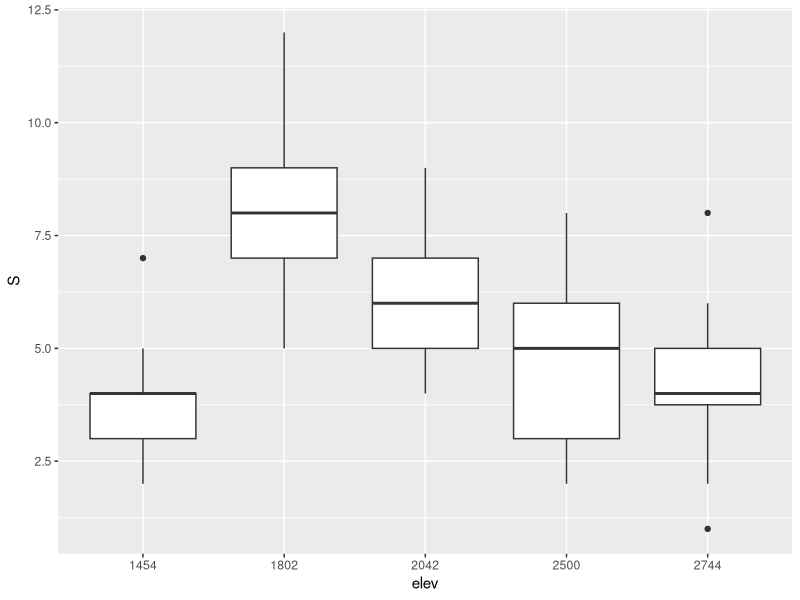
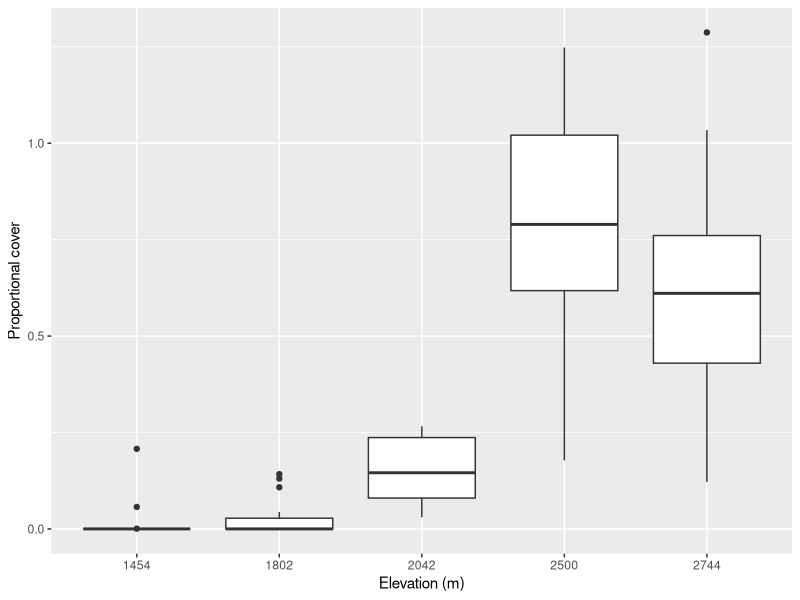
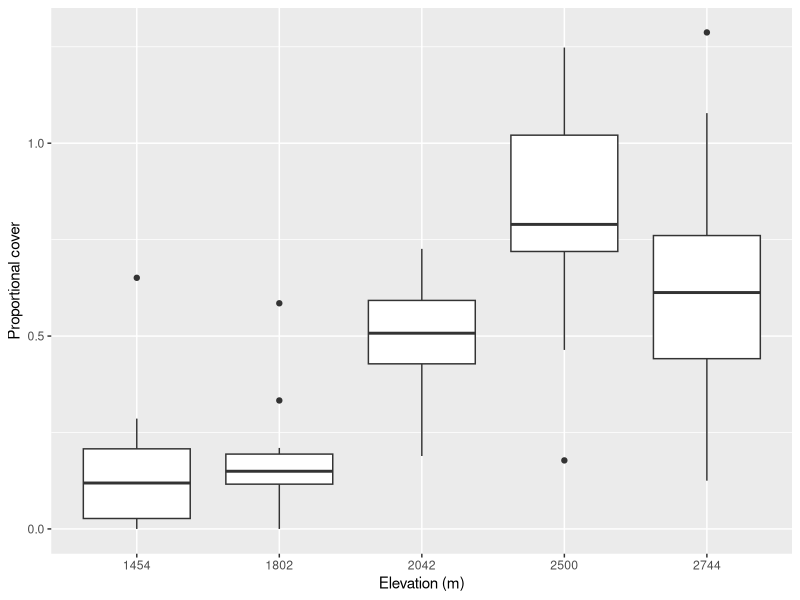
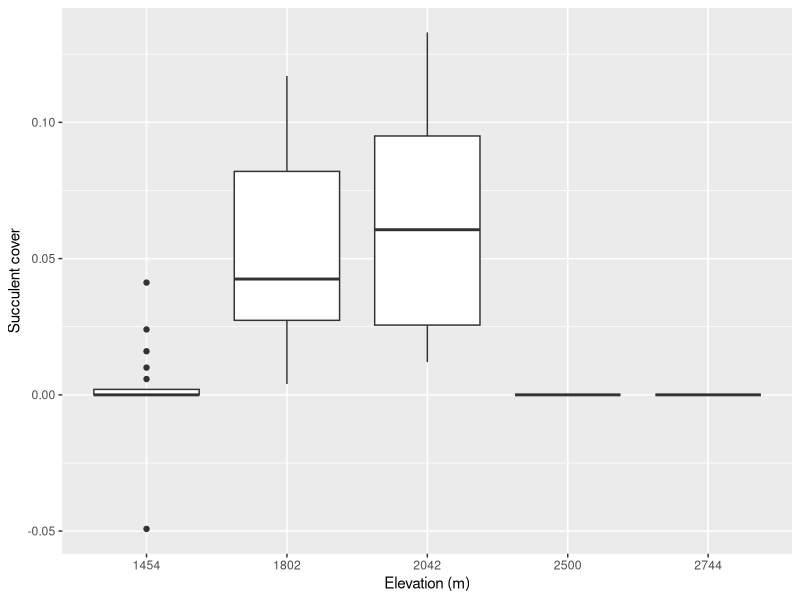
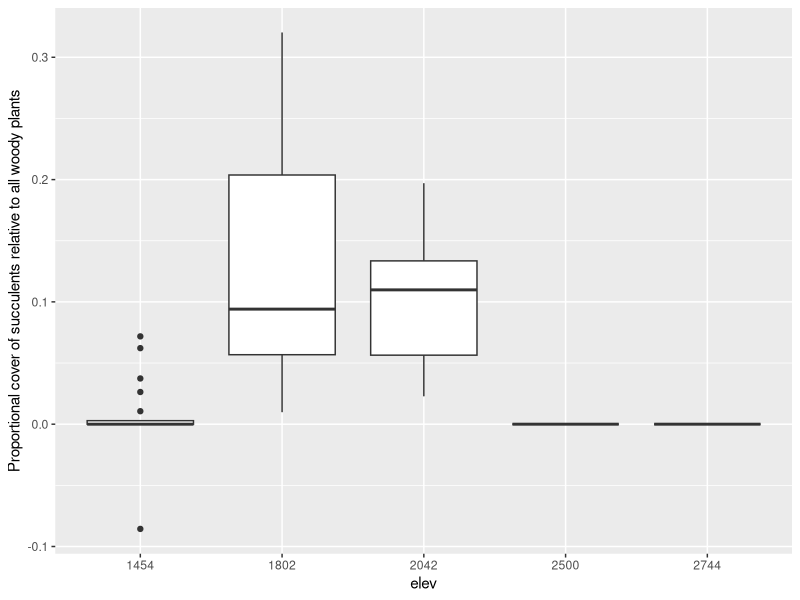
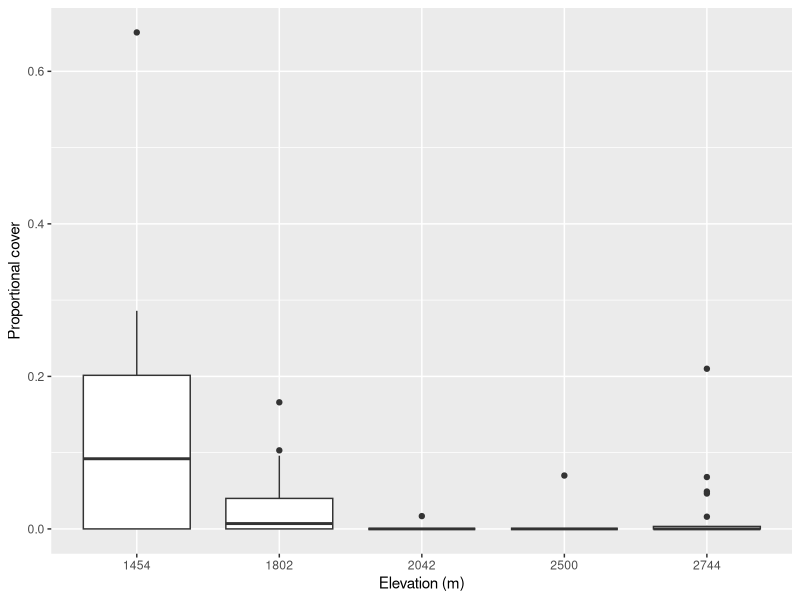
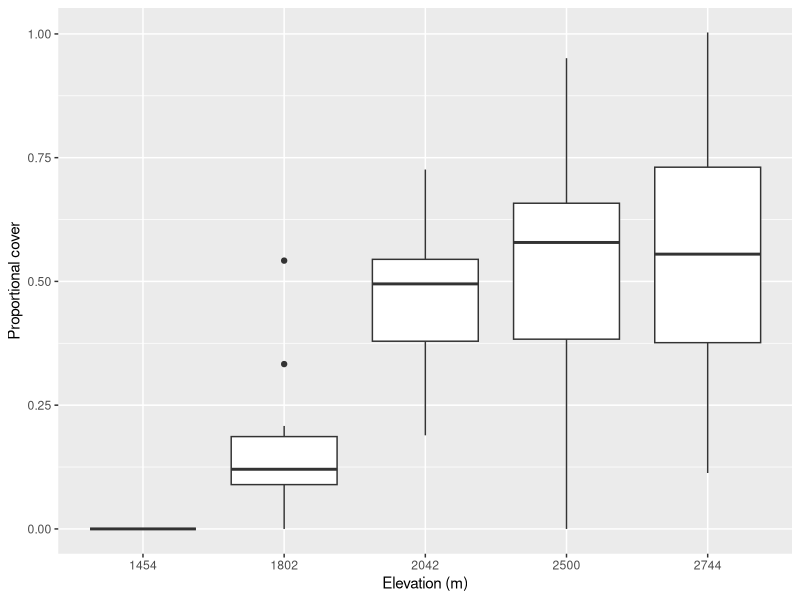
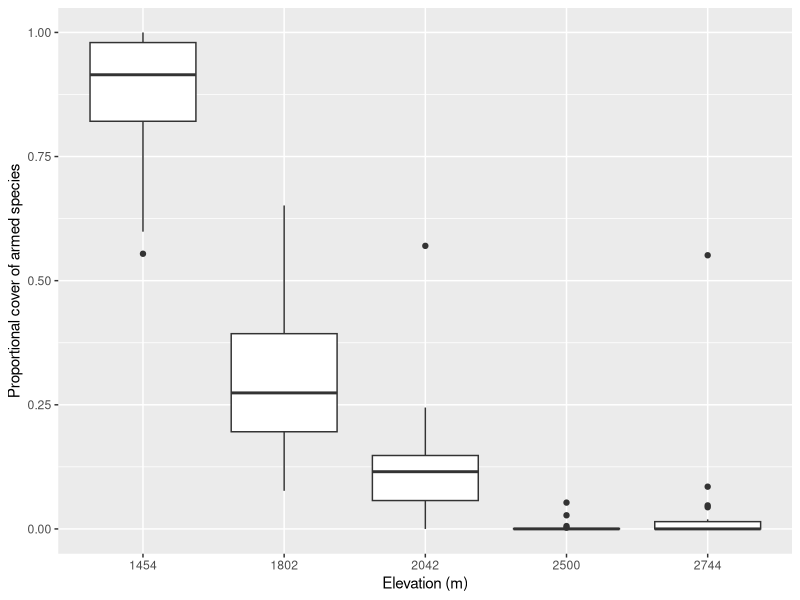

Reproduce these figures in R, in order.
# 2024-11-01 Code for summarizing and analyzing woody plant community data
# collected by BIOL 3404 class in the Sacramento Mountains of New Mexico on
# September 28 and 29, 2024.

# edited 2026-10-14 and added 2026 data (Collected October 3-4th 2026).

library(dplyr)
library(ggplot2)
library(stringr)
library(readr)

## Read transects
transects_2024 <- read_csv("./data/sacramentos/transects_2024.csv")
transects_2026 <- read_csv("./data/sacramentos/transects_2026.csv")
transects_2024$year <- 2024
transects_2026$year <- 2026
transects_2024$transect <- as.character(transects_2024$transect)
transects_2026$transect <- as.character(transects_2026$transect)

transects <- bind_rows(transects_2024, transects_2026)

# create unique transect ids (within sites) by concatenating `group` to
# original transect number
transects$transect <- paste(transects$group, transects$transect, sep="")

## Create  `unique.transect` column into globally unique ids. This is necessary for later
## expand.grid and gives us a single column that uniquely identifies a
## transect. If we did not do this, we would need two columns, "site" and
## "transect" to identify a given transect. Also calculate the distance each
## plant covers for every entry

transects <- transects %>% mutate(site_transect = paste(site, transect, sep="."),
                                  dist = stop-start)

## distances should all be positive.
any(transects$dist <0)
transects[which(transects$dist <0),]

## DWS: In 2026, several groups have start values larger than stop values. We
## should check those as they could be mistyped data entry errors. For now,
## I'll assume that they simply switched the values and I'll take absolute
## value for now:

## Now just get the cover by species. We don't need the raw start/stop points.
## Note that each transect was 50 m long, so the proportional cover of any
## group (species, family, growth form, etc) is just the sum of the distances
## in that transect divided by 50. We can summarize by species now and then sum
## across other categories later.
cover <- group_by(transects, site_transect, spcode) %>% summarize(cover = sum(dist)/50)


## This data is not complete because there are missing implied zeros!
## Correctly, every species in the whole data set should have a value for every
## transect. If a species did not occur there, it should be zero cover but
## inthe current data, a missing species is not included. We must add in zeroes
## for missing species. This is a common question that comes up in data
## cleaning: are missing values truly missing or do they imply a zero? In this
## case, they logically imply zero.

# Use expand.grid to get all possible combinations of transect and species ids
all.transects.species <- expand.grid(site_transect = unique(cover$site_transect),
                                     spcode=unique(cover$spcode))

cover <- full_join(cover, all.transects.species)
## same as:
# merge(cover, all.transects.species, all=TRUE)

## ("joins" are the dplyr way, merge is base R)

## The above join/merge inserted NA for missing combinations of species and
## transects. NA should really be zero (missing species means zero cover)
cover$cover[is.na(cover$cover)] <- 0
## again, one could use mutate and case_when() for the above line.

## This data is not tidy: "site" is not its own column but is embedded in the
## site_transect ids. We did that to simplify the expand grid operation above.
## Now we must grab `site` as its own column because we will need it for
## analyses:
cover <- mutate(cover, site = str_split_fixed(site_transect, "\\.", n=2)[,1],
                transect = str_split_fixed(site_transect, "\\.", n=2)[,2])

## Read the species list. This gives us more info on each species. We can merge
## this with the transect data by 'spcode'. Here we give read.csv an explicit
## NA string for character vectors --- otherwise empty fields would be
## considered the "" string.
species <- read.csv("./data/sacramentos/species.csv", na.strings = "")

# This includes "defense" as a trait with values U, L or A. Let's get a binary
# version of the trait as well:
species <- mutate(species, armed = defense %in% c("L", "A"))


## DWS: let's make sure all of our species codes are in the species.csv data:

tspecies <- unique(transects$spcode)
length(tspecies)
# 56
sspecies <- species$spcode
length(sspecies)

unmatched <- tspecies[! tspecies %in% sspecies]
unmatched
length(unmatched)
# 2
## Still 2 "species" that we need to figure out and either give them each a
## correct code or provide a lowercase name and description
filter(transects, spcode %in% unmatched)


unused <- sspecies[! (sspecies %in% tspecies)]
unused

# Merge species info with transect data. Use merge() function and remember that
# we want all rows from the transects data frame in the result. We don't need
# unmatched rows in species as the file contains the full species list over
# several years and some species were not found in 2011.
cover <- left_join(cover, species)

# Read in elevations of each site and merge with cover data
sites <- read.csv("./data/sacramentos/sites.csv")

## Although elevation is numeric, it is really a categorical variable with six
## values. Let's ensure that ggplot will treat it as a categorical variable.
sites$elev <- as.factor(as.character(sites$elev))

# might be useful in transects data too:
transects <- transects %>% left_join(sites)

# Check:
unique(transects$site)

## alternatively, we could use readr::read_csv with a column type
## specification.
# sites <- read_csv(
#    "./data/sacramentos/sites.csv",
#    col_types = list(col_character(), col_factor())
# )

## Since we used the first method, we need to get the order of the factor
## right. We lucked out here given the order encountered is correct. But if the
## data changes this could be messed up. For now it is ok. Let's proive that
## the factor levels are ordered by elevation:

## > sites$elev
## [1] 1454 1802 2042 2500 2744
## Levels: 1454 1802 2042 2500 2744

## Good.

cover <- left_join(cover, sites)

# 'cover' is the tidy dataframe (tibble) for all further use. We can delete the
# intermediate objects to keep our environment cleaner (but I wont for now).
# rm(all.transects.species, sites, species, transects)

###############################################################################
## For some plots, we will want total woody cover (for example, to graph
## proportional cover of armed plants relative to total cover)
total_cover <- group_by(cover, elev, transect) %>%
  summarize(total_cover = sum(cover))

###############################################################################
## Some quick and dirty example analyses and figures
###############################################################################

## Richness by transect then by site:
richness <- filter(cover, cover > 0) %>% group_by(elev, transect) %>% summarize(S = n())

ggplot(richness, aes(elev, S)) + geom_boxplot()


mrich_by_site <- group_by(richness, elev) %>% summarize(mS = mean(S))
mrich_by_site

# total richness by site
rich_by_site <-  filter(cover, cover > 0) %>% group_by(elev) %>%
  summarize(S = length(unique(spcode)))
rich_by_site


## Summarize proportional cover by transect and by growth form
by_elev_gf <- group_by(cover, elev, transect, growth_form)
gf.cover <- summarize(by_elev_gf, pcover = sum(cover))

## Just pull out trees
trees <- subset(gf.cover, growth_form=="tree")
## Note that testing equality is "==". "=" is used only in setting argument
## values in function calls

# and plot proportional tree cover by site
ggplot(trees, aes(elev, pcover)) + geom_boxplot() +
  xlab("Elevation (m)") +
  ylab("Proportional cover")

ggsave("results/tree_cover_by_elev.pdf")

## We could also pull out both "tree" and "shrub/tree" together, but we
## need to do this BEFORE summarizing or we will end up with two values for
## each transect (one for the tree gf and one for "shrub_tree". We want a single
## combined value.
trees <- subset(cover, grepl("tree", growth_form, fixed = TRUE))
trees.cover <- group_by(trees, transect, elev) %>% summarize(pcover = sum(cover))
ggplot(trees.cover, aes(elev, pcover)) + geom_boxplot() +
  xlab("Elevation (m)") +
  ylab("Proportional cover")


# succulents?

suc <- subset(gf.cover, grepl("succulent", growth_form, fixed = TRUE))
ggplot(suc, aes(elev, pcover)) + geom_boxplot() +
  xlab("Elevation (m)") +
  ylab("Succulent cover")

# what about proportionally to all woody plant cover?
suc <- left_join(suc, total_cover)
ggplot(suc, aes(elev, pcover / total_cover)) + geom_boxplot() +
  ylab("Proportional cover of succulents relative to all woody plants")


## Let's try summarizing by a plant family
by_elev_family <- group_by(cover, elev, transect, family)
family.cover <- summarize(by_elev_family, pcover = sum(cover))

by_family <- group_by(cover, transect, elev,family)
family.cover <- summarize(by_family, pcover = sum(cover))
family.cover <- group_by(family.cover, family)

## table of mean cover by family across all transects
family.table <- summarize(family.cover, pcover=mean(pcover))
family.table
family.table <- family.table %>% mutate(prop_cover = pcover/sum(pcover))

# What were most common families?
family.table %>% arrange(desc(prop_cover))


## Look at Fabaceae (the bean/pea family):
fabaceae <- subset(family.cover, family=="Fabaceae")

fab.plot <- ggplot(fabaceae, aes(elev, pcover)) + geom_boxplot() +
  xlab("Elevation (m)") +
  ylab("Proportional cover")

fab.plot


## What about conifers?
conifer_families <- c("Pinaceae", "Cupressaceae")
## We need to start at with species cover data not family here. Think about why!

conifers <-  subset(cover, family %in% conifer_families)
conifer.cover <- group_by(conifers, elev, transect) %>% summarize(pcover=sum(cover))

con.plot <- ggplot(conifer.cover, aes(elev, pcover)) + geom_boxplot() +
  xlab("Elevation (m)") +
  ylab("Proportional cover")

con.plot

## Defenses
armed_cover <- filter(cover, armed) %>% group_by(elev, transect) %>%
  summarize(armed_cover=sum(cover))
armed_cover <- left_join(armed_cover, total_cover)

ggplot(armed_cover, aes(elev, armed_cover / total_cover)) +
  geom_boxplot() +
  xlab("Elevation (m)") +
  ylab("Proportional cover of armed species")
ggsave("./results/armed_cover_by_elev.pdf")


## by_defense <- cover %>% group_by(elev, transect, armed)
## armed_cover <- summarize(by_defense, pcover = sum(cover))
## ggplot(armed_cover, aes(elev, pcover, color=armed)) +
##   geom_boxplot()


###############################################################################
## Some ideas for investigating placement along a transect (overlap, neighbors)
###############################################################################

# create boolean "overlap" that is true if previous entry overlaps with current
# and is different species
neighbors <- transects %>% arrange(site, transect, start) %>%
  left_join(species) %>%
  group_by(transect) %>%
  mutate(overlap = start < lag(stop) & (spcode != lag(spcode)),
         prev_gf = lag(growth_form))


nrow(filter(neighbors, overlap))

# of overlaps of same growth form:
nrow(filter(neighbors, overlap & growth_form != prev_gf))

# Testing this requires some null model expectation probably based on
# probability of any neighbor being same growth form.


## For Geo 2024-12-05:

by_elev_gf <- group_by(cover, elev, transect, growth_form)
gf.cover <- summarize(by_elev_gf, pcover = sum(cover)) %>%
  na.omit()

ggplot(gf.cover, aes(elev, pcover)) + geom_boxplot() +
  facet_grid(. ~ growth_form) +
  xlab("Elevation (m)") +
  ylab("Proportional cover")

# or
ggplot(gf.cover, aes(elev, pcover)) + geom_boxplot() +
  facet_grid(growth_form ~ ., scales="free") +
  xlab("Elevation (m)") +
  ylab("Proportional cover")

# or

ggplot(gf.cover, aes(elev, pcover, color=growth_form)) + geom_boxplot() +
  xlab("Elevation (m)") +
  ylab("Proportional cover") +
  theme(legend.title=element_blank())
